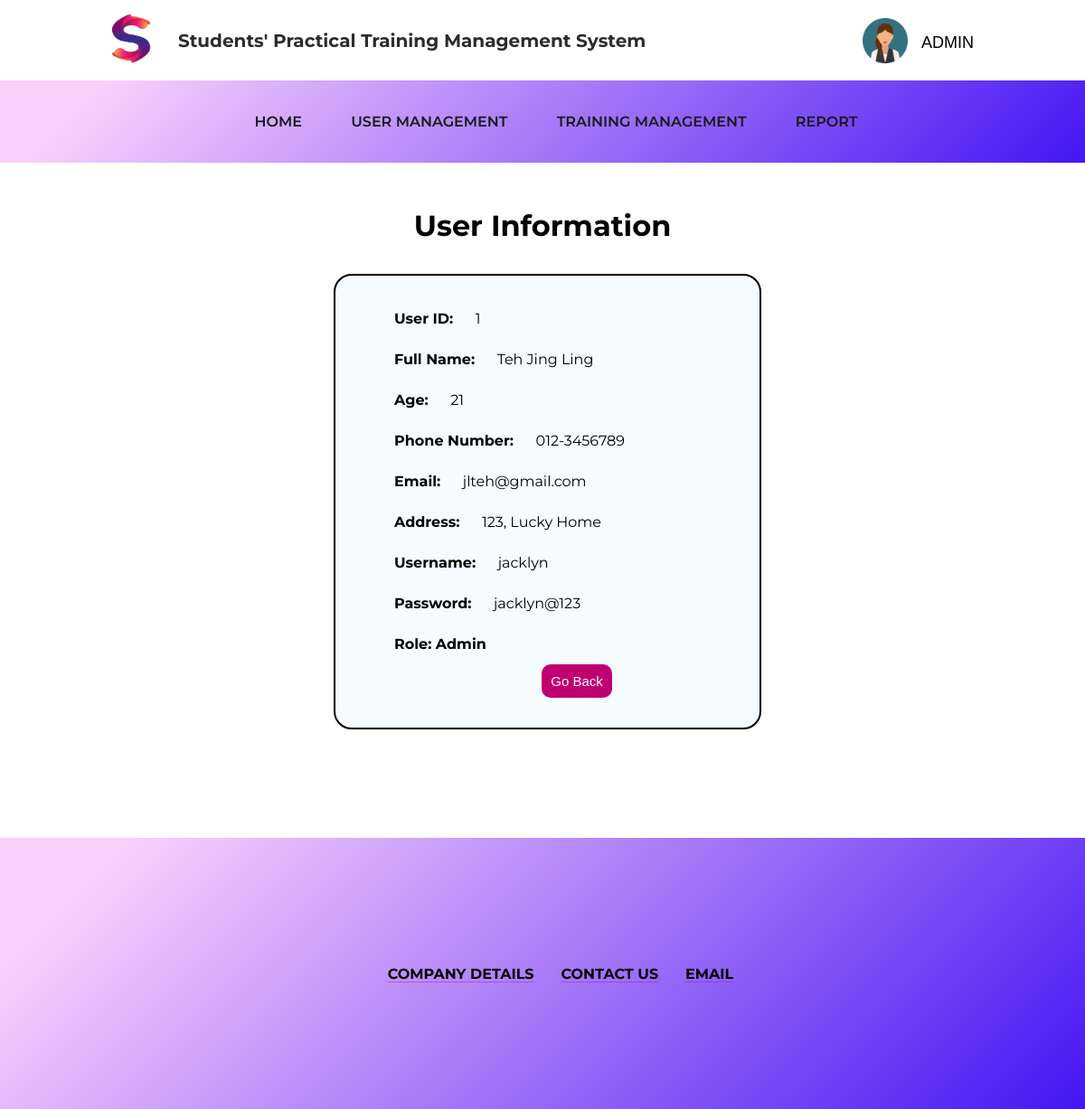
The app's page /Admin/view_user.php?id=1 with its own data.
### tables this page shows
CREATE TABLE IF NOT EXISTS users(
    userid int(6) UNSIGNED AUTO_INCREMENT PRIMARY KEY,
    email varchar(30) NOT NULL,
    name varchar(30) NOT NULL,
    address varchar(100) NOT NULL,
    age int(3) NOT NULL,
    phone varchar(20) NOT NULL
);

### Admin/view_user.php (the view, shortened to what this page needs)
<!DOCTYPE html>
<html>
<head>
	<link rel="stylesheet" href="../style.css">
	<link rel="stylesheet" href="https://cdnjs.cloudflare.com/ajax/libs/font-awesome/4.7.0/css/font-awesome.min.css">
</head>
<body>
<?php
include "../config.php";
if((isset($_GET['id']))){
    $id=$_GET['id'];
} else if ((isset($_POST['id']))){
    $id=$_POST['id'];
}else{
    echo '<p>This page has been accessed in error.</p>';
    include('../footer.html');
    exit();
}
$q1="SELECT * FROM users WHERE userid=$id";
$q2="SELECT * FROM login WHERE fk_userid=$id";
if($r=mysqli_query($conn,$q1)){
    $r2=mysqli_query($conn,$q2);
    if(mysqli_num_rows($r)==1){
        $row=mysqli_fetch_array($r);
        $row2=mysqli_fetch_array($r2);
        echo '<h1 style="text-align: center; margin-top: 50px;">User Information</h1>';
        echo '<div class="outer-user-table">
        <div class="user-table">
        <label><span class="profile"> User ID: </span>'. $row['userid'].'</label><br>
        <label><span class="profile"> Full Name: </span>'. $row['name'].'</label><br>
        <label><span class="profile"> Age: </span>'. $row['age'].'</label><br>
        <label><span class="profile"> Phone Number: </span>'. $row['phone'].'</label><br>
        <label><span class="profile"> Email: </span>'. $row['email'].'</label><br>
        <label><span class="profile"> Address: </span>'. $row['address'].'</label><br>
        <label><span class="profile"> Username: </span>'. $row2['username'].'</label><br>
        <label><span class="profile"> Password: </span>'. $row2['password'].'</label><br>';
        if($row2['userlevel']==1){
            echo "<label><span class='profile'> Role: Admin</label><br>";
        } else if ($row2['userlevel']==2){
            echo "<label><span class='profile'> Role: Student</label><br>";
        } else if ($row2['userlevel']==3){
            echo "<label><span class='profile'> Role: Student</label><br>";
        }
        echo '<div style="display: flex; justify-content:center; align-items: center;">';
        echo '<button class="insert-button" style="align:" onclick="history.back()">Go Back</button>';
        echo '<br>';
        echo '</div>';
        echo '</div> </div>';
    }
}
include ('../includes/footer.php');
?>

### style.css (style rules this page uses)
body { font-family: 'Montserrat', sans-serif; margin: 0; }
.container-logo { display: flex; text-align: left; }
.outercontainer-nav { display: flex; align-items: center; justify-content: space-around; }
.dropdown img { width: 50px; height: 100%; float: left; padding-top: 15px; padding-right: 10px; }
p.title { font-size: 20px; color: rgb(44, 44, 44); display: flex; align-items: center; font-weight: 700; }
.form .sign-in-button, .homepage-caption button, button.insert-button, input[type=submit].button-training, .co-homepage-submit, .co-viewapp-btn, .button-training1, #search, input.admin-btn { outline: 0; border: 0; background: #c00070; cursor: pointer; border-radius: 10px; color: white; padding: 10px; }
button.insert-button { font-size: 15px; }
a { text-decoration: none; }
#img-logo { display: inline-block; margin: 15px 25px 15px 0px; height: 55px; width: 55px; }
nav.stroke { background-image: linear-gradient(135deg, #f9cffc 10%, #4515f3 100%); width: 100%; padding: 5px; }
nav ul { list-style: none; text-align: center; }
nav ul li { display: inline-block; }
nav ul li a { display: block; padding: 15px; text-decoration: none; color: rgb(26, 26, 26); text-transform: uppercase; margin: 0 10px; font-weight: 600; }
nav ul li a, nav ul li a:after, nav ul li a:before { transition: all .3s; }
nav.stroke ul li a { position: relative; }
nav.stroke ul li a:after { position: absolute; bottom: 0; left: 0; right: 0; margin: auto; width: 0%; content: '.'; color: transparent; background: white; height: 1px; }
nav { margin-left: -10px; padding: 5px 10px 5px 10px; width: 100%; background-image: linear-gradient(135deg, #f9cffc 10%, #4515f3 100%); }
.dropbtn-logo { cursor: pointer; border: none; background-color: white; display: flex; margin-top: -15px; }
.dropdown { position: relative; display: inline-block; }
.dropdown p { display: flex; align-self: center; margin: 20px 0px 0px 5px; font-size: 18px; }
.insert-button { padding: 5px; border: none; float: right; color: white; margin-bottom: 8px; font-size: 15px; }
.user-table { position: relative; border: 2px solid black; border-radius: 20px; margin: 4% 30% 2% 15%; background-color: rgba(223, 242, 255, 0.3); line-height: 45px; padding: 25px 0px 25px 65px }
.outer-user-table { margin: 5px 100px 10% 20%; }
.profile { padding-right: 20px; font-weight: bold; }

### records on screen
users: userid "1", name "Teh Jing Ling", age "21", phone "012-3456789", email "jlteh@gmail.com", address "123, Lucky Home"

### other values on screen
$row2['username'] "jacklyn"
$row2['password'] "jacklyn@123"
